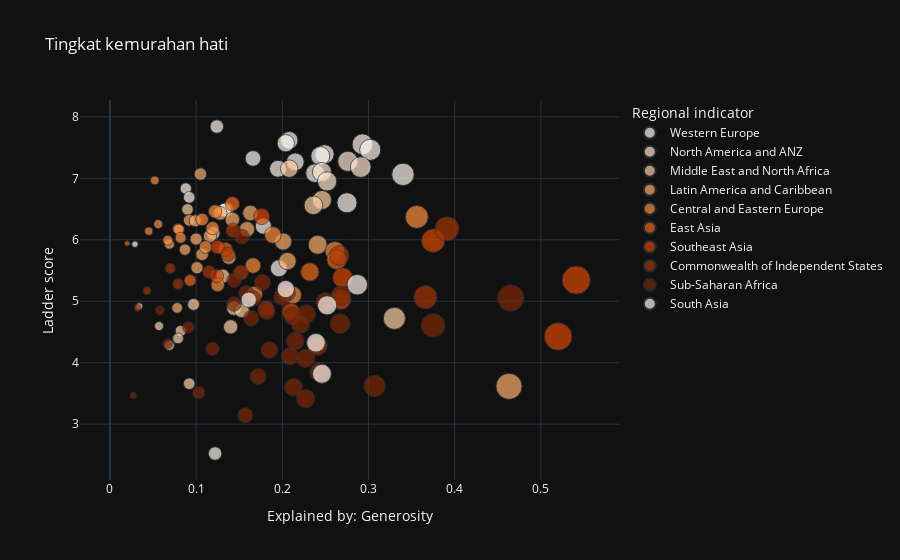

The notebook cell saved with this chart:
### Markdown cell above
### Sementara di Southeast Asia singapura menjadi negara paling tinggi GDP, indonesia berada di tenggah

### Code cell
fig = px.scatter(df, x="Explained by: Generosity", y="Ladder score", 
                color="Regional indicator", 
                color_discrete_sequence = px.colors.sequential.Oranges, 
                template = 'plotly_dark',
                size = 'Explained by: Generosity',
                hover_name="Country name",
                title="Tingkat kemurahan hati")
fig.show()

### Figure 1 — Plotly figure (JSON) as saved in the notebook; plotly's stock layout.template omitted (floating-point values rounded to 4 significant figures)
{"data": [{"hovertemplate": "<b>%{hovertext}</b><br><br>Regional indicator=Western Europe<br>Explained by: Generosity=%{marker.size}<br>Ladder score=%{y}<extra></extra>", "hovertext": ["Finland", "Denmark", "Switzerland", "Iceland", "Netherlands", "Norway", "Sweden", "Luxembourg", "Austria", "Germany", "Ireland", "United Kingdom", "Belgium", "France", "Malta", "Spain", "Italy", "Cyprus", "Portugal", "Greece", "North Cyprus"], "legendgroup": "Western Europe", "marker": {"color": "rgb(255,245,235)", "size": [0.124, 0.208, 0.204, 0.293, 0.302, 0.249, 0.244, 0.166, 0.215, 0.195, 0.238, 0.34, 0.088, 0.092, 0.275, 0.135, 0.133, 0.178, 0.029, 0, 0.196], "sizemode": "area", "sizeref": 0.001353, "symbol": "circle"}, "mode": "markers", "name": "Western Europe", "orientation": "v", "showlegend": true, "type": "scatter", "x": [0.124, 0.208, 0.204, 0.293, 0.302, 0.249, 0.244, 0.166, 0.215, 0.195, 0.238, 0.34, 0.088, 0.092, 0.275, 0.135, 0.133, 0.178, 0.029, 0, 0.196], "xaxis": "x", "y": [7.842, 7.62, 7.571, 7.554, 7.464, 7.392, 7.363, 7.324, 7.268, 7.155, 7.085, 7.064, 6.834, 6.69, 6.602, 6.491, 6.483, 6.223, 5.929, 5.723, 5.536], "yaxis": "y"}, {"hovertemplate": "<b>%{hovertext}</b><br><br>Regional indicator=North America and ANZ<br>Explained by: Generosity=%{marker.size}<br>Ladder score=%{y}<extra></extra>", "hovertext": ["New Zealand", "Australia", "Canada", "United States"], "legendgroup": "North America and ANZ", "marker": {"color": "rgb(254,230,206)", "size": [0.276, 0.291, 0.246, 0.252], "sizemode": "area", "sizeref": 0.001353, "symbol": "circle"}, "mode": "markers", "name": "North America and ANZ", "orientation": "v", "showlegend": true, "type": "scatter", "x": [0.276, 0.291, 0.246, 0.252], "xaxis": "x", "y": [7.277, 7.183, 7.103, 6.951], "yaxis": "y"}, {"hovertemplate": "<b>%{hovertext}</b><br><br>Regional indicator=Middle East and North Africa<br>Explained by: Generosity=%{marker.size}<br>Ladder score=%{y}<extra></extra>", "hovertext": ["Israel", "Bahrain", "United Arab Emirates", "Saudi Arabia", "Kuwait", "Libya", "Turkey", "Morocco", "Algeria", "Iraq", "Iran", "Tunisia", "Lebanon", "Palestinian Territories", "Jordan", "Egypt", "Yemen"], "legendgroup": "Middle East and North Africa", "marker": {"color": "rgb(253,208,162)", "size": [0.208, 0.246, 0.236, 0.09, 0.12, 0.131, 0.097, 0.034, 0.144, 0.153, 0.33, 0.057, 0.14, 0.082, 0.079, 0.069, 0.092], "sizemode": "area", "sizeref": 0.001353, "symbol": "circle"}, "mode": "markers", "name": "Middle East and North Africa", "orientation": "v", "showlegend": true, "type": "scatter", "x": [0.208, 0.246, 0.236, 0.09, 0.12, 0.131, 0.097, 0.034, 0.144, 0.153, 0.33, 0.057, 0.14, 0.082, 0.079, 0.069, 0.092], "xaxis": "x", "y": [7.157, 6.647, 6.561, 6.494, 6.106, 5.41, 4.948, 4.918, 4.887, 4.854, 4.721, 4.596, 4.584, 4.517, 4.395, 4.283, 3.658], "yaxis": "y"}, {"hovertemplate": "<b>%{hovertext}</b><br><br>Regional indicator=Latin America and Caribbean<br>Explained by: Generosity=%{marker.size}<br>Ladder score=%{y}<extra></extra>", "hovertext": ["Costa Rica", "Guatemala", "Uruguay", "Brazil", "Mexico", "Jamaica", "Panama", "Chile", "El Salvador", "Colombia", "Nicaragua", "Argentina", "Honduras", "Peru", "Ecuador", "Bolivia", "Paraguay", "Dominican Republic", "Venezuela", "Haiti"], "legendgroup": "Latin America and Caribbean", "marker": {"color": "rgb(253,174,107)", "size": [0.105, 0.163, 0.128, 0.142, 0.092, 0.099, 0.079, 0.159, 0.116, 0.1, 0.201, 0.069, 0.241, 0.087, 0.107, 0.138, 0.206, 0.101, 0.078, 0.463], "sizemode": "area", "sizeref": 0.001353, "symbol": "circle"}, "mode": "markers", "name": "Latin America and Caribbean", "orientation": "v", "showlegend": true, "type": "scatter", "x": [0.105, 0.163, 0.128, 0.142, 0.092, 0.099, 0.079, 0.159, 0.116, 0.1, 0.201, 0.069, 0.241, 0.087, 0.107, 0.138, 0.206, 0.101, 0.078, 0.463], "xaxis": "x", "y": [7.069, 6.435, 6.431, 6.33, 6.317, 6.309, 6.18, 6.172, 6.061, 6.012, 5.972, 5.929, 5.919, 5.84, 5.764, 5.716, 5.653, 5.545, 4.892, 3.615], "yaxis": "y"}, {"hovertemplate": "<b>%{hovertext}</b><br><br>Regional indicator=Central and Eastern Europe<br>Explained by: Generosity=%{marker.size}<br>Ladder score=%{y}<extra></extra>", "hovertext": ["Czech Republic", "Slovenia", "Kosovo", "Slovakia", "Lithuania", "Estonia", "Poland", "Romania", "Serbia", "Latvia", "Hungary", "Croatia", "Bosnia and Herzegovina", "Montenegro", "Bulgaria", "Albania", "North Macedonia"], "legendgroup": "Central and Eastern Europe", "marker": {"color": "rgb(253,141,60)", "size": [0.052, 0.122, 0.356, 0.107, 0.056, 0.119, 0.08, 0.045, 0.189, 0.082, 0.067, 0.111, 0.261, 0.166, 0.125, 0.168, 0.212], "sizemode": "area", "sizeref": 0.001353, "symbol": "circle"}, "mode": "markers", "name": "Central and Eastern Europe", "orientation": "v", "showlegend": true, "type": "scatter", "x": [0.052, 0.122, 0.356, 0.107, 0.056, 0.119, 0.08, 0.045, 0.189, 0.082, 0.067, 0.111, 0.261, 0.166, 0.125, 0.168, 0.212], "xaxis": "x", "y": [6.965, 6.461, 6.372, 6.331, 6.255, 6.189, 6.166, 6.14, 6.078, 6.032, 5.992, 5.882, 5.813, 5.581, 5.266, 5.117, 5.101], "yaxis": "y"}, {"hovertemplate": "<b>%{hovertext}</b><br><br>Regional indicator=East Asia<br>Explained by: Generosity=%{marker.size}<br>Ladder score=%{y}<extra></extra>", "hovertext": ["Taiwan Province of China", "Japan", "South Korea", "Mongolia", "Hong Kong S.A.R. of China", "China"], "legendgroup": "East Asia", "marker": {"color": "rgb(241,105,19)", "size": [0.142, 0.02, 0.134, 0.263, 0.232, 0.093], "sizemode": "area", "sizeref": 0.001353, "symbol": "circle"}, "mode": "markers", "name": "East Asia", "orientation": "v", "showlegend": true, "type": "scatter", "x": [0.142, 0.02, 0.134, 0.263, 0.232, 0.093], "xaxis": "x", "y": [6.584, 5.94, 5.845, 5.677, 5.477, 5.339], "yaxis": "y"}, {"hovertemplate": "<b>%{hovertext}</b><br><br>Regional indicator=Southeast Asia<br>Explained by: Generosity=%{marker.size}<br>Ladder score=%{y}<extra></extra>", "hovertext": ["Singapore", "Thailand", "Philippines", "Vietnam", "Malaysia", "Indonesia", "Laos", "Cambodia", "Myanmar"], "legendgroup": "Southeast Asia", "marker": {"color": "rgb(217,72,1)", "size": [0.176, 0.375, 0.125, 0.124, 0.27, 0.541, 0.268, 0.21, 0.52], "sizemode": "area", "sizeref": 0.001353, "symbol": "circle"}, "mode": "markers", "name": "Southeast Asia", "orientation": "v", "showlegend": true, "type": "scatter", "x": [0.176, 0.375, 0.125, 0.124, 0.27, 0.541, 0.268, 0.21, 0.52], "xaxis": "x", "y": [6.377, 5.985, 5.88, 5.411, 5.384, 5.345, 5.03, 4.83, 4.426], "yaxis": "y"}, {"hovertemplate": "<b>%{hovertext}</b><br><br>Regional indicator=Commonwealth of Independent States<br>Explained by: Generosity=%{marker.size}<br>Ladder score=%{y}<extra></extra>", "hovertext": ["Uzbekistan", "Kazakhstan", "Moldova", "Kyrgyzstan", "Belarus", "Russia", "Tajikistan", "Armenia", "Azerbaijan", "Turkmenistan", "Georgia", "Ukraine"], "legendgroup": "Commonwealth of Independent States", "marker": {"color": "rgb(166,54,3)", "size": [0.391, 0.143, 0.137, 0.266, 0.07, 0.115, 0.152, 0.079, 0.043, 0.366, 0.032, 0.181], "sizemode": "area", "sizeref": 0.001353, "symbol": "circle"}, "mode": "markers", "name": "Commonwealth of Independent States", "orientation": "v", "showlegend": true, "type": "scatter", "x": [0.391, 0.143, 0.137, 0.266, 0.07, 0.115, 0.152, 0.079, 0.043, 0.366, 0.032, 0.181], "xaxis": "x", "y": [6.179, 6.152, 5.766, 5.744, 5.534, 5.477, 5.466, 5.283, 5.171, 5.066, 4.891, 4.875], "yaxis": "y"}, {"hovertemplate": "<b>%{hovertext}</b><br><br>Regional indicator=Sub-Saharan Africa<br>Explained by: Generosity=%{marker.size}<br>Ladder score=%{y}<extra></extra>", "hovertext": ["Mauritius", "Congo (Brazzaville)", "Ivory Coast", "Cameroon", "Senegal", "Ghana", "Niger", "Gambia", "Benin", "Guinea", "South Africa", "Gabon", "Burkina Faso", "Mozambique", "Nigeria", "Mali", "Uganda", "Liberia", "Kenya", "Namibia", "Chad", "Swaziland", "Comoros", "Ethiopia", "Mauritania", "Madagascar", "Togo", "Zambia", "Sierra Leone", "Burundi", "Tanzania", "Malawi", "Lesotho", "Botswana", "Rwanda", "Zimbabwe"], "legendgroup": "Sub-Saharan Africa", "marker": {"color": "rgb(127,39,4)", "size": [0.153, 0.144, 0.177, 0.205, 0.158, 0.268, 0.2, 0.465, 0.166, 0.25, 0.144, 0.058, 0.182, 0.228, 0.212, 0.164, 0.267, 0.221, 0.375, 0.091, 0.215, 0.067, 0.241, 0.241, 0.119, 0.185, 0.209, 0.227, 0.243, 0.172, 0.307, 0.213, 0.103, 0.027, 0.227, 0.157], "sizemode": "area", "sizeref": 0.001353, "symbol": "circle"}, "mode": "markers", "name": "Sub-Saharan Africa", "orientation": "v", "showlegend": true, "type": "scatter", "x": [0.153, 0.144, 0.177, 0.205, 0.158, 0.268, 0.2, 0.465, 0.166, 0.25, 0.144, 0.058, 0.182, 0.228, 0.212, 0.164, 0.267, 0.221, 0.375, 0.091, 0.215, 0.067, 0.241, 0.241, 0.119, 0.185, 0.209, 0.227, 0.243, 0.172, 0.307, 0.213, 0.103, 0.027, 0.227, 0.157], "xaxis": "x", "y": [6.049, 5.342, 5.306, 5.142, 5.132, 5.088, 5.074, 5.051, 5.045, 4.984, 4.956, 4.852, 4.834, 4.794, 4.759, 4.723, 4.636, 4.625, 4.607, 4.574, 4.355, 4.308, 4.289, 4.275, 4.227, 4.208, 4.107, 4.073, 3.849, 3.775, 3.623, 3.6, 3.512, 3.467, 3.415, 3.145], "yaxis": "y"}, {"hovertemplate": "<b>%{hovertext}</b><br><br>Regional indicator=South Asia<br>Explained by: Generosity=%{marker.size}<br>Ladder score=%{y}<extra></extra>", "hovertext": ["Nepal", "Maldives", "Bangladesh", "Pakistan", "Sri Lanka", "India", "Afghanistan"], "legendgroup": "South Asia", "marker": {"color": "rgb(255,245,235)", "size": [0.287, 0.204, 0.161, 0.252, 0.239, 0.246, 0.122], "sizemode": "area", "sizeref": 0.001353, "symbol": "circle"}, "mode": "markers", "name": "South Asia", "orientation": "v", "showlegend": true, "type": "scatter", "x": [0.287, 0.204, 0.161, 0.252, 0.239, 0.246, 0.122], "xaxis": "x", "y": [5.269, 5.198, 5.025, 4.934, 4.325, 3.819, 2.523], "yaxis": "y"}], "layout": {"legend": {"itemsizing": "constant", "title": {"text": "Regional indicator"}, "tracegroupgap": 0}, "title": {"text": "Tingkat kemurahan hati"}, "xaxis": {"anchor": "y", "domain": [0, 1], "title": {"text": "Explained by: Generosity"}}, "yaxis": {"anchor": "x", "domain": [0, 1], "title": {"text": "Ladder score"}}}}
